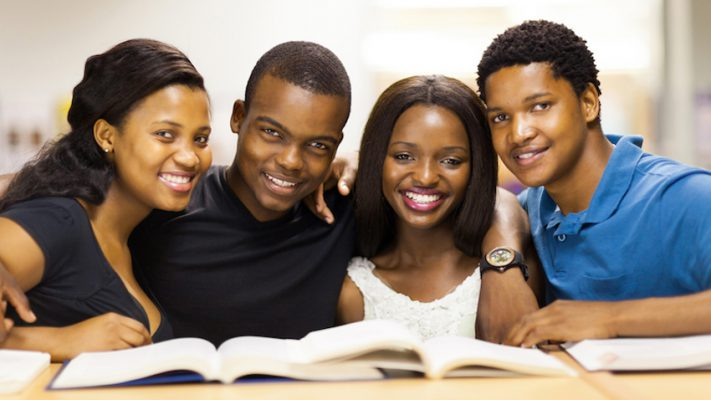
#> input picture fize_site/student_photos/etu.jpg, 711 x 400 px, found by its file name
$ python ima.py
#> lines starting #> are read from the running program, lines starting #| are printed output that depends on the picture
from PIL import Image

# Open the uploaded image
img_path = 'C:\authentification_django\fize_site\student_photos\etu.jpg'
img = Image.open(img_path)
#> img is the input picture: PIL image 711x400 RGB; mean R, G, B 147, 133.2, 121.5

# Resize the image to 600x600 pixels
resized_img = img.resize((600, 600))
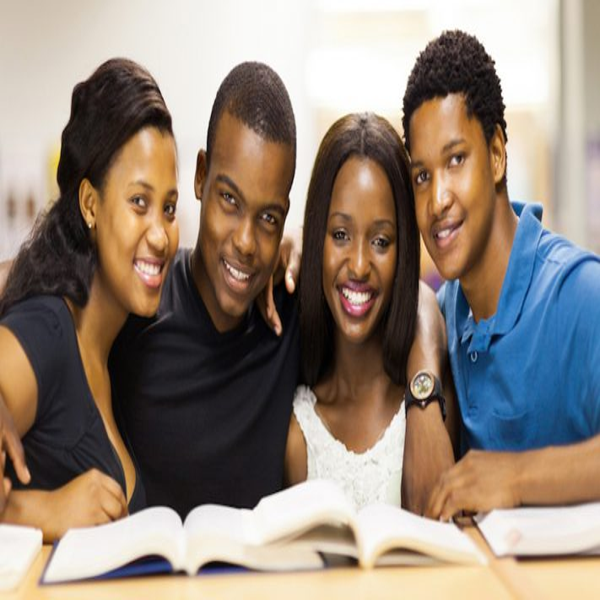
#> resized_img: PIL image 600x600 RGB; mean R, G, B 147, 133.2, 121.6

# Save the resized image
resized_img_path = 'C:\authentification_django\fize_site\student_photos\etu.jpg'
resized_img.save(resized_img_path)

resized_img_path
